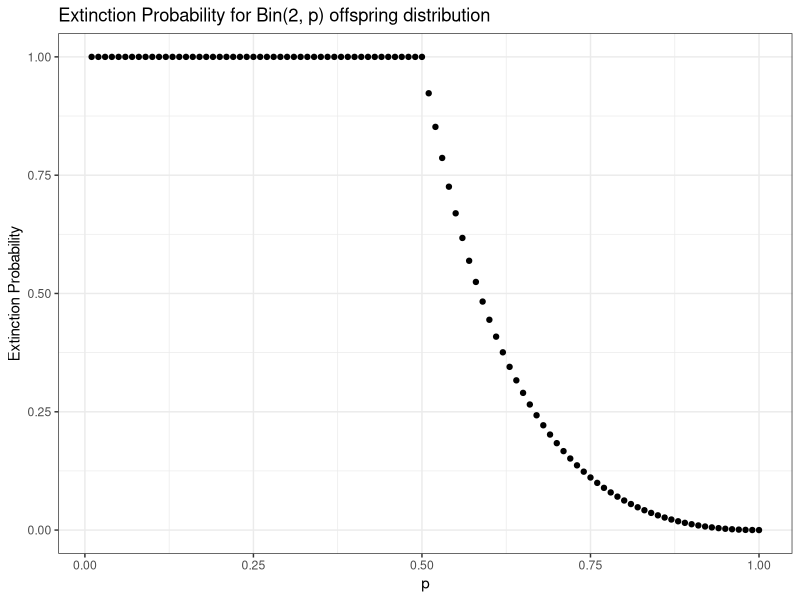

This chart was generated by the following R code:



FUN_quad <- function(a, b, c) {
  pos_root <- (-b + sqrt((b ^ 2) - 4 * a * c)) / (2 * a)
  neg_root <- (-b - sqrt((b ^ 2) - 4 * a * c)) / (2 * a)
  print(pos_root); print(neg_root)
}
FUN_quad(1/4, -1/2, 1/4)




library("xts")
#library("roll")
library("ggplot2")
library("data.table")





p <- seq(from = .01, to = 1, by = .01)
data <- data.table(p = p,
                   p_e = (1 - p) ^ 2 / p ^ 2)
data$p_e[data$p_e > 1] <- 1
ggplot(data, aes(x = p, y = p_e)) +
  geom_point() +
  theme_bw() +
  xlab("p") + ylab("Extinction Probability") +
  ggtitle("Extinction Probability for Bin(2, p) offspring distribution")
